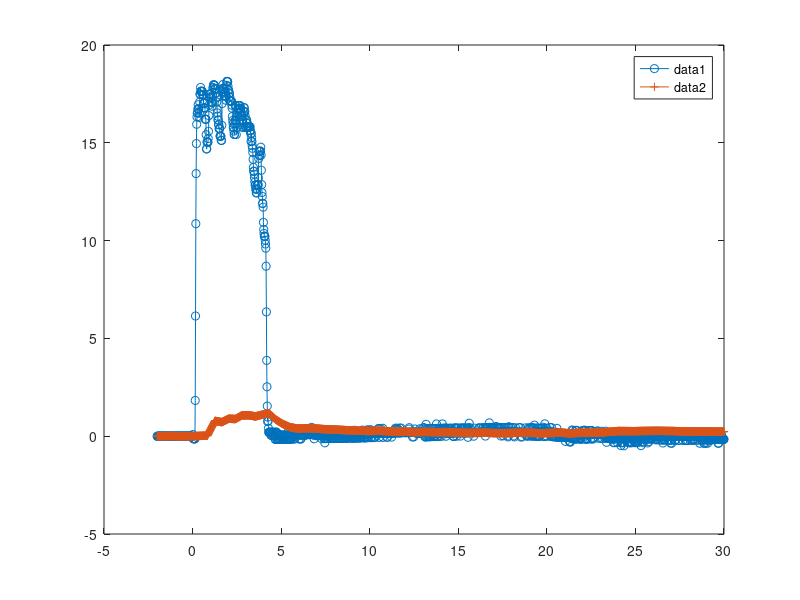

This chart was generated by the following MATLAB code:
clear all
load("24jun19_highQ.mat");  % 4 fluid BTCs 
time = zero_time_R4_US;
n = length(time);  % Change length of all vectors if desired
cout_1A = (R4_US_cond_no_bg(1:n).*0.3);
cout_1B = (R4_DS_cond_no_bg(1:n).*0.3); 
cout_2A = (R3_US_cond_no_bg(1:n).*0.3);
cout_2B = (R3_DS_cond_no_bg(1:n).*0.3); 
%%%%%%%%%%%%%%%%%%%
load('jun24_R4_US.mat');   % Bulk BTC at 1A (I think)
time_imm=times_decimal_noBg % Different for each bulk BTC!
in=cout_1A(1:n);
out=interp1(time_imm,cond_noBg',time); out(out<0)=0;
save ('highQ_R1A_MIM.mat', 'time', 'in', 'out')
%%%%%%%%%%%%%%%%%%%
load('jun24_R4_DS.mat');   % Bulk BTC at 1B (I think)
time_imm=times_decimal_noBg % Different for each bulk BTC!
in=cout_1B(1:n);
out=interp1(time_imm,cond_noBg',time); out(out<0)=0;
save ('highQ_R1B_MIM.mat', 'time', 'in', 'out')
%%%%%%%%%%%%%%%%%%%
load('jun24_R3_US.mat');   % Bulk BTC at 2A (I think)
time_imm=times_decimal_noBg % Different for each bulk BTC!
in=cout_2A(1:n);
out=interp1(time_imm,cond_noBg',time); out(out<0)=0;
save ('highQ_R2A_MIM.mat', 'time', 'in', 'out')
%%%%%%%%%%%%%%%%%%%%
load('jun24_R3_DS.mat');   % Bulk BTC at 2B (I think)
time_imm=times_decimal_noBg % Different for each bulk BTC!
in=cout_2B(1:n);
out=interp1(time_imm,cond_noBg',time); out(out<0)=0;
save ('highQ_R2B_MIM.mat', 'time', 'in', 'out')

figure(44)
plot(time,in,'o-')
hold on 
plot(time,out,'+-')
%axis([-1 5 -1 20])
legend
hold off


